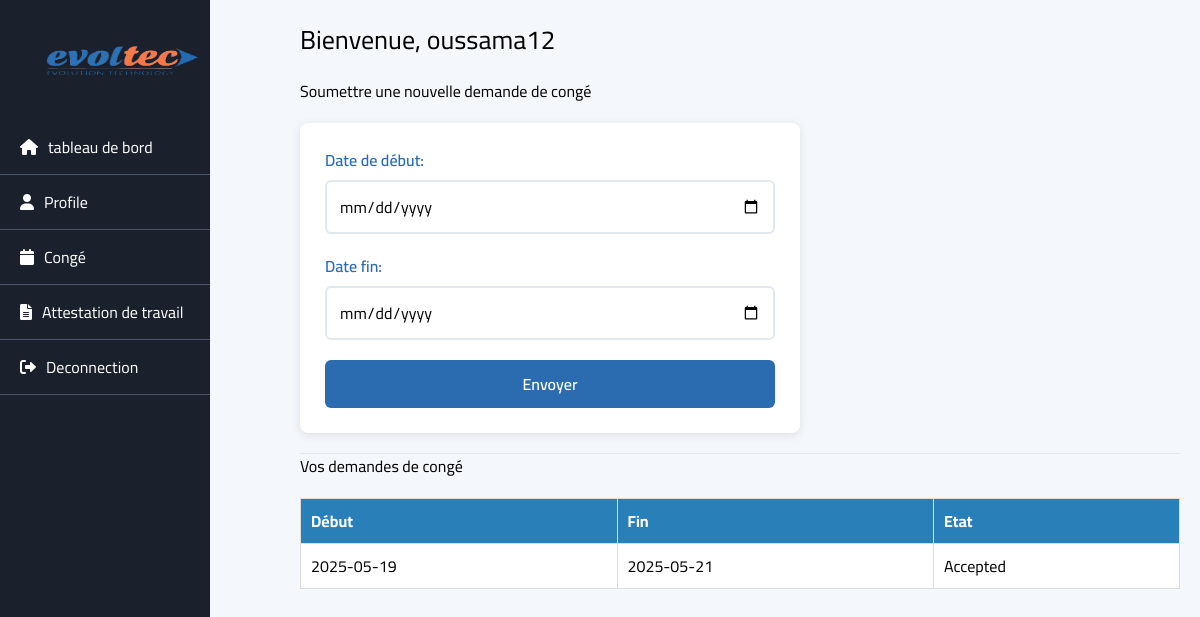
The page /employee/submit_vacation.php (signed in) on the database its author committed.
### tables this page shows
CREATE TABLE IF NOT EXISTS `conge` (
  `N__CGE` int NOT NULL AUTO_INCREMENT,
  `ID_EMP` int NOT NULL,
  `DATE_DEBUT_CGE` date DEFAULT NULL,
  `DATE_FIN_CGE` date DEFAULT NULL,
  `ETAT` varchar(255) NOT NULL,
  PRIMARY KEY (`N__CGE`),
  KEY `FK_CONGE_PRENDRE_EMPLOYEE` (`ID_EMP`)
);

### classes/Vacation.php (called while the page is built, shortened)
<?php
require_once __DIR__ . '/../config/database.php';
class Vacation {
    private $conn;
    private $table_name = "conge";
    public function __construct() {
        $database = new Database();
        $this->conn = $database->getConnection();
    }
    public function getByEmployee($id_emp) {
        $query = "SELECT * FROM " . $this->table_name . " WHERE ID_EMP = :id_emp";
        $stmt = $this->conn->prepare($query);
        $stmt->bindParam(":id_emp", $id_emp);
        $stmt->execute();
        return $stmt->fetchAll(PDO::FETCH_ASSOC);
    }
}

### config/database.php (called while the page is built, shortened)
<?php
class Database {
    private $host = "localhost";
    private $db_name = "gestion_personnel";
    private $username = "root";
    private $password = "";
    public function getConnection() {
        $this->conn = null;
        try {
            $this->conn = new PDO(
                "mysql:host=" . $this->host . ";dbname=" . $this->db_name,
                $this->username,
                $this->password
            );
            $this->conn->setAttribute(PDO::ATTR_ERRMODE, PDO::ERRMODE_EXCEPTION);
        } catch(PDOException $e) {
            echo "Connection Error: " . $e->getMessage();
        }
        return $this->conn;
    }
}
?>

### employee/submit_vacation.php (the view, shortened to what this page needs)
<?php
require_once '../classes/Vacation.php';
$vacation = new Vacation();
$requests = $vacation->getByEmployee($_SESSION['user_id']);
?>
<!DOCTYPE html>
<html lang="en">
<head>
    <link rel="stylesheet" href="../assets/css/empstyle.css">
    <link href="https://cdnjs.cloudflare.com/ajax/libs/font-awesome/6.0.0/css/all.min.css" rel="stylesheet">
    <link href="https://cdn.jsdelivr.net/npm/tailwindcss@2.2.19/dist/tailwind.min.css" rel="stylesheet">
</head>
<body>
<div class="sidebar">
        <div class="">
            <img src="../img/evoltecbg.png" alt="">
            <ul>
                <li><a href="dashboard.php"><i class="fas fa-home"></i> tableau de bord</a></li>
                <li><a href="profile.php"><i class="fas fa-user"></i> Profile</a></li>
                <li><a href="submit_vacation.php"><i class="fas fa-calendar"></i>Congé</a></li>
                <li><a href="demande_attestation.php"><i class="fas fa-file-alt"></i>Attestation de travail</a></li>
                <li><a href="../logout.php"><i class="fas fa-sign-out-alt"></i>Deconnection</a></li>
            </ul>
        </div>
    </div>
    <div class="main-content">
        <h1>Bienvenue, <?php echo htmlspecialchars($_SESSION['username']); ?></h1>
        <h2>Soumettre une nouvelle demande de congé</h2>
        <form method="POST">
            <label for="date_debut">Date de début:</label>
            <input type="date" name="date_debut" required min="<?= date('Y-m-d') ?>">
            <label for="date_fin">Date fin:</label>
            <input type="date" name="date_fin" required min="<?= date('Y-m-d') ?>">
            <button type="submit">Envoyer</button>
        </form>
        <hr>
        <h2>Vos demandes de congé</h2>
        <?php if ($requests): ?>
            <table border="1" cellpadding="8" cellspacing="0">
                <thead>
                    <tr>
                        <th>Début</th>
                        <th>Fin</th>
                        <th>Etat</th>
                    </tr>
                </thead>
                <tbody>
                    <?php foreach ($requests as $req): ?>
                        <tr>
                            <td><?php echo htmlspecialchars($req['DATE_DEBUT_CGE']); ?></td>
                            <td><?php echo htmlspecialchars($req['DATE_FIN_CGE']); ?></td>
                            <td><?php echo ucfirst(htmlspecialchars($req['ETAT'])); ?></td>
                        </tr>
                    <?php endforeach; ?>
                </tbody>
            </table>
        <?php else: ?>
            <p>Vous n'avez encore soumis aucune demande de congé.</p>
        <?php endif; ?>
    </div>
</body>
</html>

### assets/css/empstyle.css (style rules this page uses)
body { background-color: #f4f7fb; margin: 0; padding: 0; }
.sidebar { background-color: #1a202c; color: white; position: fixed; height: 100vh; overflow-y: auto; max-width:280px ; }
.sidebar ul { padding: 0; list-style-type: none; }
.sidebar ul li { padding: 15px 20px; border-bottom: 1px solid #4a5568; }
.sidebar ul li a { color: white; font-size: 16px; text-decoration: none; display: flex; align-items: center; gap: 10px; }
.main-content { margin-left: 280px; padding: 20px; }
.sidebar img { height:120px; width:180px; margin-left: 30px; }

### employee/submit_vacation.php (style rules this page uses)
body { margin: 0; font-family: "Cairo", sans-serif; padding: 0; }
.sidebar { margin: 0; padding: 0; }
h1 { font-size: 26px; margin-bottom: 20px; }
.main-content form { max-width: 500px; margin: 20px 0; padding: 25px; background: white; border-radius: 8px; box-shadow: 0 2px 10px rgba(0, 0, 0, 0.1); }
.main-content form label { display: block; margin-bottom: 8px; font-weight: 600; color: #2b6cb0; }
.main-content input[type="date"] { width: 100%; padding: 12px; margin-bottom: 20px; border: 2px solid #e2e8f0; border-radius: 6px; font-size: 16px; transition: all 0.3s ease; box-sizing: border-box; font-family: "Cairo", sans-serif; }
.main-content form button { width: 100%; padding: 12px; background-color: #2b6cb0; color: white; font-size: 16px; font-weight: 600; border: none; border-radius: 6px; cursor: pointer; transition: background-color 0.3s; }
table { width: 100%; border-collapse: collapse; background-color: white; margin-top: 20px; }
table th, table td { border: 1px solid #ddd; padding: 10px; text-align: left; }
table th { background-color: #2980b9; color: white; }

### rows shown on the page
conge: DATE_DEBUT_CGE "2025-05-19", DATE_FIN_CGE "2025-05-21", ETAT "Accepted"

### other values the page prints
$_SESSION['username'] "oussama12"
